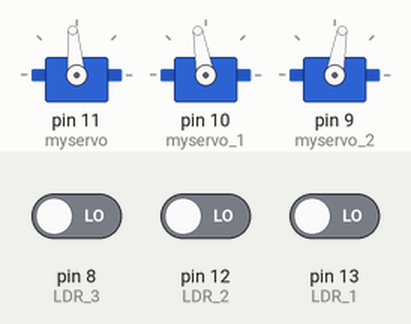
Simulated run of this sketch. Board: Arduino Uno, built with avr-gcc and run on an emulated ATmega328P. Shown: 3 × servo. The inputs (shaded band) are chosen by the test bench; at power-on: pin 12 (LDR_2) LOW, pin 13 (LDR_1) LOW, pin 8 (LDR_3) LOW.

Above: at 1.2 s.
1.3 s: pin 12 (LDR_2) driven HIGH
At 2.2 s:
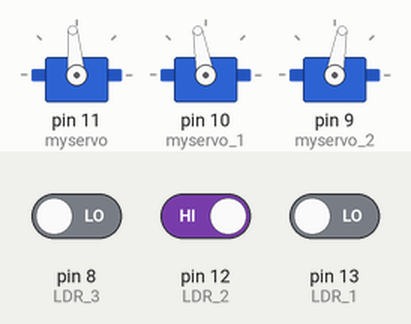
4.3 s: pin 13 (LDR_1) driven HIGH
At 5.23 s:
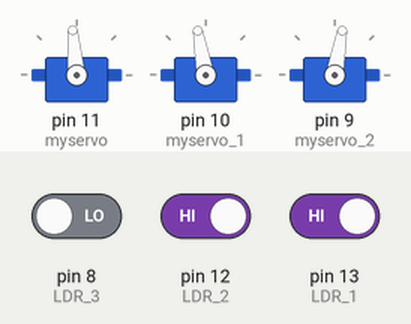
7.3 s: pin 8 (LDR_3) driven HIGH
At 8.06 s:
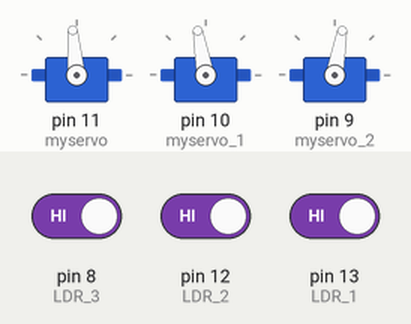
10.3 s: pin 12 (LDR_2) driven LOW
At 11.13 s:
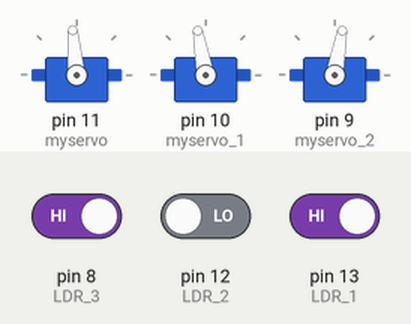
13.3 s: pin 13 (LDR_1) driven LOW
At 13.9 s:
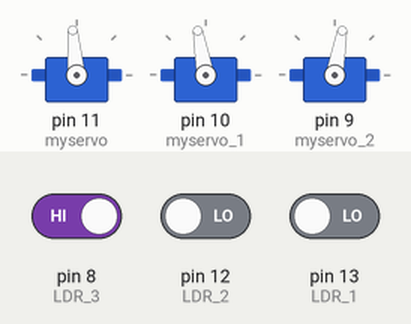
16.3 s: pin 12 (LDR_2) driven HIGH and pin 13 (LDR_1) driven HIGH
At 17.02 s:
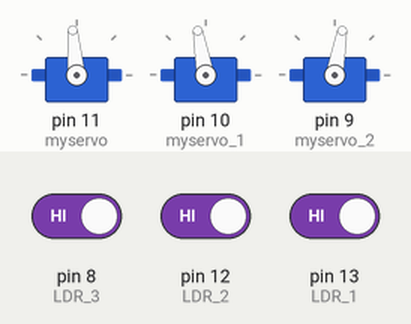
Timing chart, 0 to 20.3 s (numbered marks = the images above; inputs shaded):
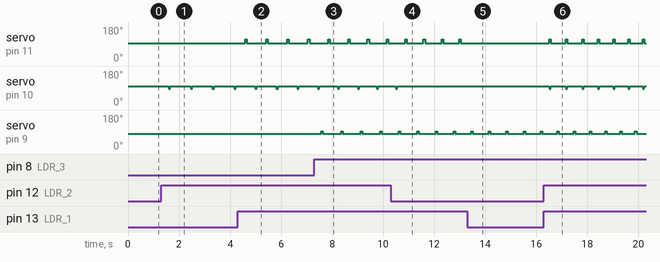

Measured:
- after the input at 1.3 s, servo on pin 10 (myservo_1): alternates 100° for 0.79 s and 85° for 0.06 s, starting after 0.30 s
- after the input at 4.3 s, servo on pin 11 (myservo): alternates 115° for 0.06 s and 95° for 0.76 s, starting after 0.29 s
- after the input at 7.3 s, servo on pin 9 (myservo_2): alternates 95° for 0.06 s and 80° for 0.71 s, starting after 0.27 s
- after the input at 10.3 s, servo on pin 10 (myservo_1): goes on until 10.6 s, then stays 100°
- after the input at 13.3 s, servo on pin 11 (myservo): stops changing and stays 95°
- after the input at 16.3 s, servo on pin 11 (myservo): alternates 115° for 0.06 s and 95° for 0.55 s, starting after 0.21 s; servo on pin 10 (myservo_1): alternates 100° for 0.55 s and 85° for 0.06 s, starting after 0.21 s

The sketch:

final_version.ino
```cpp
// LDR pins
#define LDR_1 13
#define LDR_2 12
#define LDR_3 8
//servo angles
#define angle1_u 95
#define angle1_s 115
#define angle2_u 100
#define angle2_s 85
#define angle3_u 80
#define angle3_s 95
// speed parameter
#define parameter1 2.8
#define parameter2 2.5
#define stay 60

#define inf 2147483647
//import header file
#include <Servo.h>

Servo myservo, myservo_1, myservo_2,myservo_3; // create servo object to control a servo
//timing variable
long val_init = 0, val_now = 0, t1 = inf, t2 = inf, t3 = inf, t1_s = inf, t2_s = inf, t3_s = inf, t1_u = inf, t2_u = inf, t3_u = inf;
// woking state
bool flag1 = false, flag2 = false, flag3 = false;
//count the score
int score=0;

int wait,rest;

//get present time
long now()
{
  val_now = millis();
  return val_now;
}
//press function
void press_1()
{
  myservo.write(angle1_s);
  //reset t1
  t1 = inf;
  //start timing the press time
  t1_s = millis();
  score++;
}
//release function
void up_1()
{
  //reset
  t1_s = inf;
  myservo.write(angle1_u);
  //flag1=false;
  t1_u = millis();
}
void press_2()
{
  myservo_1.write(angle2_s);
  //reset t2
  t2 = inf;
  //start timing the press time
  t2_s = millis();
  score++;
}
void up_2()
{
  //reset
  t2_s = inf;
  myservo_1.write(angle2_u);
  //flag2=false;
  t2_u = millis();
}
void press_3()
{
  myservo_2.write(angle3_s);
  //reset t3
  t3 = inf;
  //start timing the press time
  t3_s = millis();
  score++;
}
void up_3()
{
  //reset
  t3_s = inf;
  myservo_2.write(angle3_u);
  //flag3=false;
  t3_u = millis();
}

void setup() {
  myservo.attach(11);  // attaches the servo on pin 9 to the servo object
  myservo_1.attach(10);
  myservo_2.attach(9);
  pinMode(LDR_1, INPUT);
  pinMode(LDR_2, INPUT);
  pinMode(LDR_3, INPUT);
  //initialise servos
  myservo.write(angle1_u);
  myservo_1.write(angle2_u);
  myservo_2.write(angle3_u);
}

void loop() {
  //if there is a black block and the servo is not in previous event
  if (!flag1 && digitalRead(LDR_1) == HIGH)
  {
    flag1 = true;
    //start time when detect a black block
    t1 = millis();

  }
if (!flag2 && digitalRead(LDR_2) == HIGH)
  {
    flag2 = true;
    t2 = millis();
  }
 if (!flag3 && digitalRead(LDR_3) == HIGH)
  {
    flag3 = true;
    t3 = millis();
  }

//couculate waiting time according to the score in order to follow the beat
wait = 300-score*parameter2;//the time servo needs to wait before pressing after the LDR detects a black block
rest = 500-score*parameter1;// the time to rest before next press

//Servo 1
  //press
  if (flag1&&((now() - t1) > wait))
  {
    press_1();
  }
  //release
  if (flag1&&((now() - t1_s)> stay))
  {
    up_1();
  }
  //finish resting
  if (flag1&&((now() - t1_u)> (rest)))
  {
    t1_u = inf;
    flag1 = false;
  }
 //servo 2
  if ((now() - t2) > wait)
  {

    press_2();
  }
  if (now() - t2_s > stay)
  {
    up_2();
  }
  if ((now() - t2_u) > (rest))
  {
    t2_u = inf;
    flag2 = false;
  }


//Servo 3
  //delay for 0.45s
  if ((now() - t3) > wait)
  {

    press_3();
  }
  if (now() - t3_s > stay)
  {
    up_3();
  }
  if ((now() - t3_u) > (rest))
  {
    t3_u = inf;
    flag3 = false;
  }


}
```
